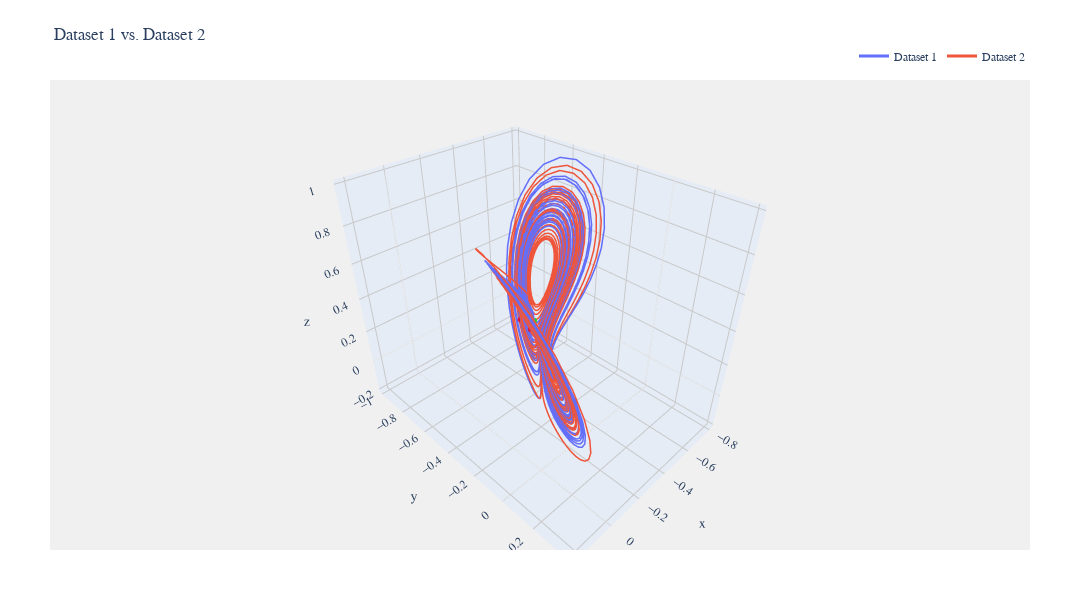

The notebook cell this image was saved under:
### Code cell
viz.compare_plot([data_10[47]["true_value"], data_10[47]["predictions"]])

### Figure 1 — Plotly figure (JSON) as saved in the notebook; plotly's stock layout.template omitted (floating-point values rounded to 4 significant figures; data arrays with more than 128 entries replaced by an {"elided": "..."} marker saying what was removed)
{"data": [{"hoverinfo": "x+y+z", "line": {"color": "#636EFA", "width": 3}, "mode": "lines", "name": "Dataset 1", "type": "scatter3d", "x": {"elided": "2500 float values"}, "y": {"elided": "2500 float values"}, "z": {"elided": "2500 float values"}}, {"hoverinfo": "x+y+z", "marker": {"color": "limegreen", "size": 2}, "mode": "markers", "name": "Start 1", "showlegend": false, "type": "scatter3d", "x": [-0.3608], "y": [-0.4117], "z": [0.2703]}, {"hoverinfo": "x+y+z", "marker": {"color": "crimson", "size": 2}, "mode": "markers", "name": "End 1", "showlegend": false, "type": "scatter3d", "x": [0.009835], "y": [-0.05223], "z": [0.5999]}, {"hoverinfo": "x+y+z", "line": {"color": "#EF553B", "width": 3}, "mode": "lines", "name": "Dataset 2", "type": "scatter3d", "x": {"elided": "2500 float values"}, "y": {"elided": "2500 float values"}, "z": {"elided": "2500 float values"}}, {"hoverinfo": "x+y+z", "marker": {"color": "limegreen", "size": 2}, "mode": "markers", "name": "Start 2", "showlegend": false, "type": "scatter3d", "x": [-0.361], "y": [-0.4141], "z": [0.2694]}, {"hoverinfo": "x+y+z", "marker": {"color": "crimson", "size": 2}, "mode": "markers", "name": "End 2", "showlegend": false, "type": "scatter3d", "x": [-0.4888], "y": [-0.6539], "z": [0.08808]}], "layout": {"font": {"family": "Arial", "size": 12}, "height": 600, "legend": {"orientation": "h", "x": 1, "xanchor": "right", "y": 1.02, "yanchor": "bottom"}, "margin": {"b": 50, "l": 50, "r": 50, "t": 80}, "paper_bgcolor": "white", "plot_bgcolor": "rgb(240, 240, 240)", "scene": {"aspectmode": "data", "bgcolor": "rgb(240, 240, 240)", "xaxis": {"gridcolor": "rgb(200, 200, 200)", "showbackground": true}, "yaxis": {"gridcolor": "rgb(200, 200, 200)", "showbackground": true}, "zaxis": {"gridcolor": "rgb(200, 200, 200)", "showbackground": true}}, "showlegend": true, "title": {"text": "Dataset 1 vs. Dataset 2"}, "width": 1080}}
